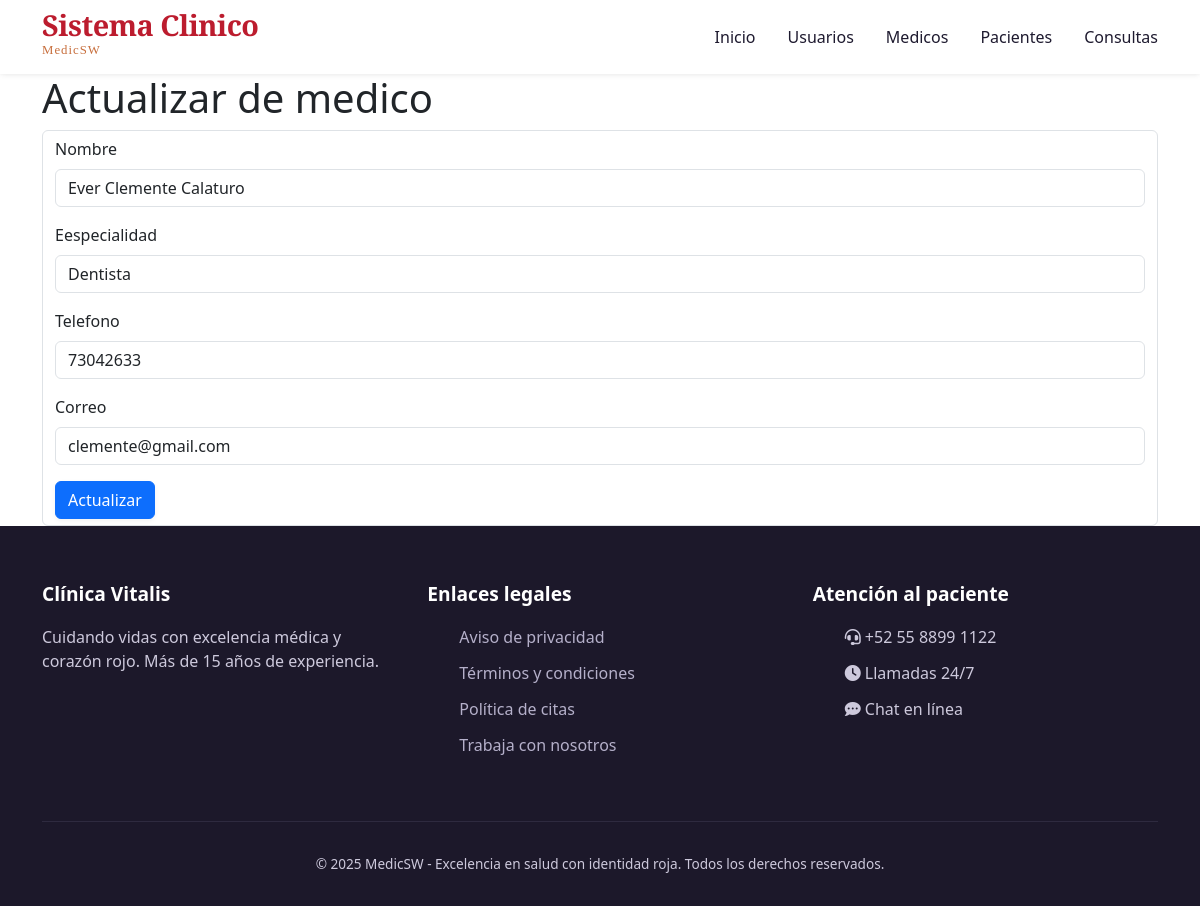
Page /medicos/edit/1 on the committed database.
### models/medico_model.py (models this page shows, shortened)
class Medico(db.Model):
    __tablename__ = "medicos"
    id = db.Column(db.Integer,primary_key=True)
    nombre = db.Column(db.String(100),nullable=False)
    especialidad = db.Column(db.String(100),nullable=False)
    telefono = db.Column(db.String(20),nullable=False)
    correo = db.Column(db.String(100),nullable=False,unique=True)
    consultas = db.relationship('Consulta',back_populates='medico')
    @staticmethod
    def get_by_id(id):
        return Medico.query.get(id)

### controllers/medico_control.py (the view, shortened to what this page needs)
@medico_bp.route("/edit/<int:id>", methods=['GET', 'POST'])
def edit(id):
    medico = Medico.get_by_id(id)
    return medico_view.edit(medico)

### views/medico_view.py (called while the page is built)
def edit(medico):
    return render_template('medicos/edit.html',medico=medico)

### templates/medicos/edit.html (shortened to what this page needs)
{% extends 'base.html' %}
{% block content %}
<h1>Actualizar de medico</h1>
<form action="{{ url_for('medico.edit',id=medico.id) }}" class="form form-control" method="POST">
    <div class="mb-3">
        <label for="" class="form-label">Nombre</label>
        <input type="text" class="form-control" name="nombre" value="{{medico.nombre}}">
    </div>
        <div class="mb-3">
        <label for="" class="form-label">Eespecialidad</label>
        <input type="text" class="form-control" name="especialidad" value="{{medico.especialidad}}">
    </div>
    <div class="mb-3">
        <label for="" class="form-label">Telefono</label>
        <input type="number" class="form-control" name="telefono" value="{{medico.telefono}}">
    </div>
    <div class="mb-3">
        <label for="" class="form-label">Correo</label>
        <input type="email" class="form-control" name="correo" value="{{medico.correo}}">
    </div>
    <button type="submit" class="btn btn-primary">Actualizar</button>
</form>
{% endblock %}

### static/css/stylos.css (style rules this page uses)
* { margin: 0; padding: 0; box-sizing: border-box; }
body { font-family: 'Inter', sans-serif; background-color: #fefaf9; color: #1e1a2f; line-height: 1.5; scroll-behavior: smooth; }
:root { --primary: #bc1c2e; --primary-dark: #8e1624; --primary-light: #ffe8ea; --accent: #c76e3c; --accent-light: #fef0e6; --gray-light: #faf7f5; --gray-border: #ede5e2; --text-dark: #1e1a2f; --text-muted: #4a4458; --white: #ff0000; --shadow-sm: 0 10px 25px -5px rgba(0, 0, 0, 0.05), 0 8px 10px -6px rgba(0, 0, 0, 0.02); --shadow-md: 0 20px 28px -12px rgba(188, 28, 46, 0.12); --transition: all 0.25s ease; }
.btn { display: inline-flex; align-items: center; gap: 10px; background-color: var(--primary); color: white; font-weight: 600; padding: 12px 28px; border-radius: 40px; text-decoration: none; transition: var(--transition); border: none; cursor: pointer; font-size: 1rem; box-shadow: 0 2px 5px rgba(0,0,0,0.05); }
html { scroll-padding-top: 80px; }

### rows in the picture
Medico: nombre "Ever Clemente Calaturo", especialidad "Dentista", telefono "73042633", correo "clemente@gmail.com"
